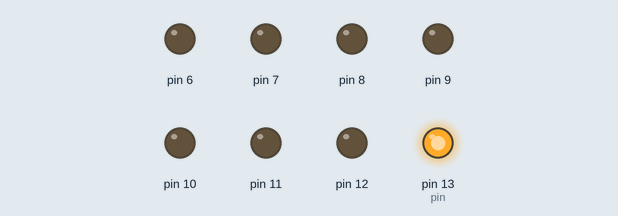
The sketch below on a simulated Arduino Uno, built with avr-gcc and run on an emulated ATmega328P. On the bench: output pins drawn as LEDs (lit = HIGH).

Above: at 0.2 s.
At 1.2 s:
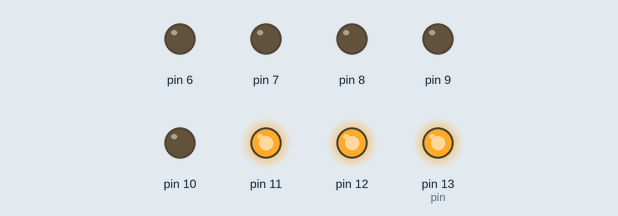
At 2.2 s:
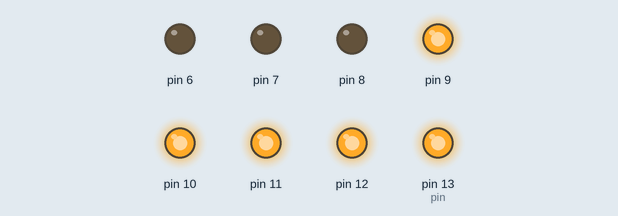
At 4.7 s:
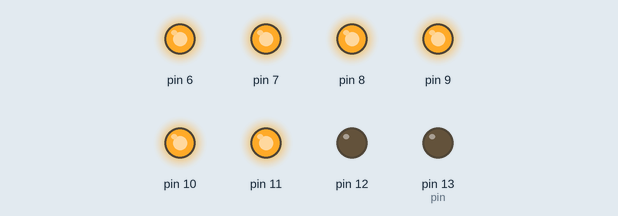
At 7.2 s:
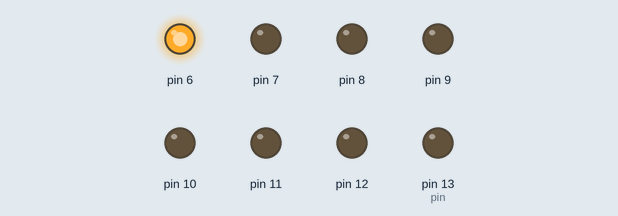
At 9.7 s:
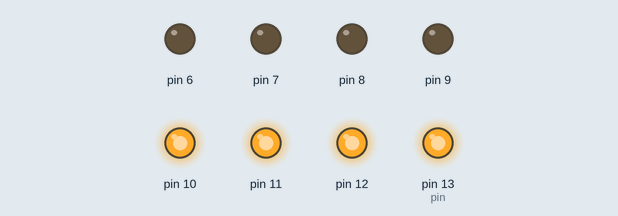
Timing chart, 0 to 10.4 s (numbered marks = the images above):
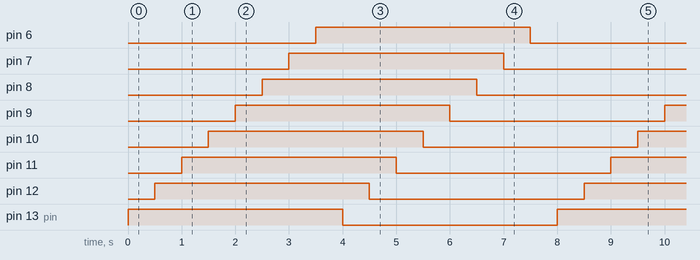

The sketch:

ARD_8LEDSgroup_ENTRANYSALEN_______________E13A.ino
```cpp
byte pin = 13;
bool digito = 1;
void setup (){
   pinMode(13,OUTPUT);
   pinMode(12,OUTPUT);
   pinMode(11,OUTPUT);
   pinMode(10,OUTPUT);
   pinMode(9,OUTPUT);
   pinMode(8,OUTPUT);
   pinMode(7,OUTPUT);
   pinMode(6,OUTPUT);
}
void loop() {
   digitalWrite(pin, digito);//aqui entran los 1s o 0s PARA EL PIN RESPECTIVO que va variando pin--
   delay(500);
    // ingresa 1s y despues ingresa 0s.
   //digito = 1. digito es bool.....pin =13.
   //LLENA DE 1S de arriba a abajo, luego llena de ceros : ENTRA POR UN LADO LOS 1S Y SALEN POR EL OTRO LADO.
   digito=(pin==6)*(!digito)+(pin!=6)*(digito); // digito cambia de 1 y 0 , de  0 a 1.
   //NEGACION DE DIGITO, ESO, HACE QUE digito= !digito. cuando estemos en pin==6, pues (pin!=6)hace cero el otro termino.
   //digito cambia justo cuando "pin" reinicia de 6 a 13. YA LLENO TODO. ENTONCES VACIARA TODO DE A POCOS.
   pin=(pin==6)*13+(pin!=6)*(pin-1);//el pin vuelve a 13 cuando pin=6  ó el pin pasa al siguiente con -1.
}
```

Measured:
- by itself, pin 6–12, pin 13 (pin): alternates HIGH for 4.0 s and LOW for 4.0 s
- by itself, everything shown: repeats every 8.0 s, in 16 steps
